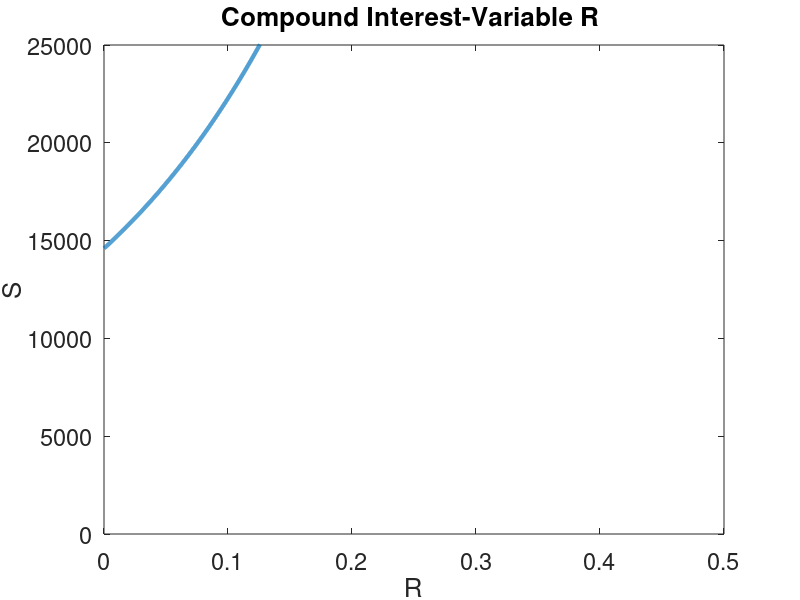

The MATLAB source for this figure:
% section 2.4 problem 19

clear;

%set up the space
yvec = -5: .2 : 5; 
tvec = -5: .2 : 5;
[t,y] = meshgrid(tvec,yvec);

%set up function
delt = ones(size(t));
dely = 2*exp(t.*-1)-(1.+t).*y./t;

%This is a comment
fact = sqrt(delt.^2+dely.^2);
delt = delt./fact;
dely = dely./fact;
quiver(t,y,delt,dely);

%print out the plot map

constant = 1 ;
t = 0: .0001: .2;
y = ((2000.*t+1800).*(exp(7.*t))-1800)./t
plot(t,y,'LineWidth',3);

%set up graph ++fancy
set(gca,'FontSize',17);
axis([0,.5,0,25000])
xlabel('R');
ylabel('S');
title('Compound Interest-Variable R ')